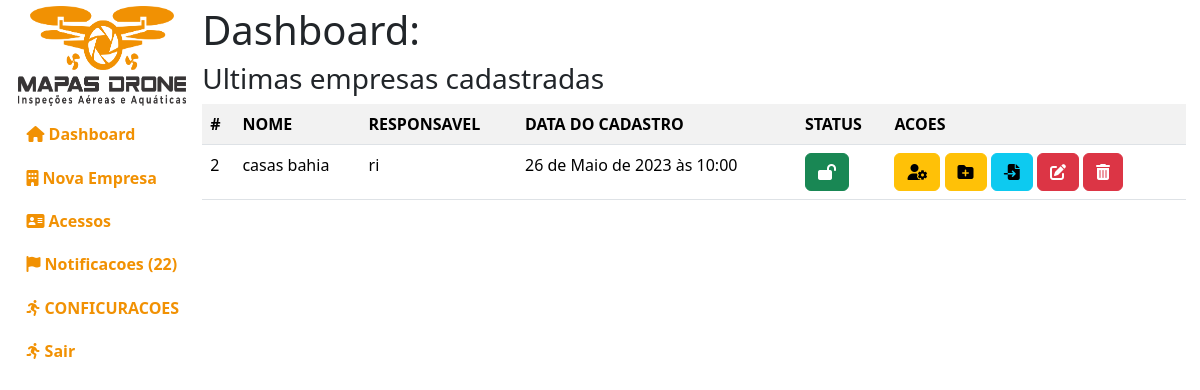
The page /administracao/ (signed in) on the database as committed earlier.
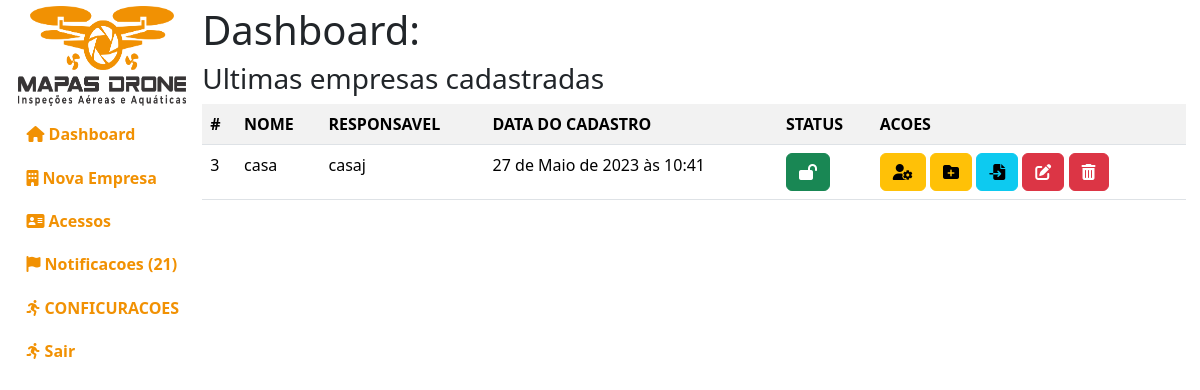
The same page on the database as committed later.
### empresa/models.py (models this page shows, shortened)
class Empresa(models.Model):
    cnpj = models.CharField(max_length=18, default="", unique=True)
    slug_da_empresa = models.CharField(max_length=255, default="", unique=True)
    nome_da_empresa = models.CharField(max_length=255, default="", unique=True)
    nome_do_responsavel = models.CharField(
        max_length=255, default="", unique=True)
    telefone = models.CharField(max_length=16, default="", unique=True)
    pasta = models.CharField(max_length=255, default="")
    criado = models.DateTimeField(default=timezone.now)
    ativo = models.BooleanField(default=True)
    class Meta:
        db_table = "empresa"
        verbose_name = "Empresa"
        verbose_name_plural = "Empresas"
        ordering = ["-id"]

### administracao/views.py (the view)
# urls.py: path("", views.index),
def index(request):
    if request.user.is_authenticated and request.user.is_superuser:
        empresas = Empresa.objects.all()
        notificacoes = pega_notificacoes()
        context = {"empresas": empresas, "notificacoes": notificacoes}
        return render(request, "administracao/public/home.html", context)
    info(request, msg="Voce nao tem permissao para acessar essa pagina!")
    return redirect("/")

### administracao/views.py (called while the page is built)
def pega_notificacoes():
    notificacoes = Notificacoes.objects.all()
    return notificacoes

### templates/administracao/public/home.html (shortened to what this page needs)
{% extends 'base.html' %}
{% load static %}
{% load django_bootstrap5 %}
{% block css %}
<link rel="stylesheet" href="{% static 'index/css/administracao.css' %}">
{% endblock %}
{% block ld %}
<h1>Dashboard:</h1>
<div class="ultimas-empresas">
    {% if empresas %}
        <h3>Ultimas empresas cadastradas</h3>
        <table class="table table-striped">
            <tr>
                <th>#</th>
                <th>NOME</th>
                <th>RESPONSAVEL</th>
                <th>DATA DO CADASTRO</th>
                <th>STATUS</th>
                <th>ACOES</th>
            </tr>
            {% for empresa in empresas%}
            <tr>
                <td>{{empresa.id}}</td>
                <td>{{empresa.nome_da_empresa}}</td>
                <td>{{empresa.nome_do_responsavel}}</td>
                <td>{{empresa.criado}}</td>
                <td>
                    {% if empresa.ativo %}
                        <a class="btn btn-success" href="/empresa/ativar/{{empresa.id}}/desativar/"
                            data-toggle="tooltip" data-placement="top" title="Ativa/Desativar empresa">
                            <i class="fa-solid fa-lock-open"></i>
                        </a>
                    {% else %}
                        <a class="btn btn-danger" href="/empresa/ativar/{{empresa.id}}/ativar/"
                            data-toggle="tooltip" data-placement="top" title="Ativa/Desativar empresa">
                            <i class="fa-solid fa-lock"></i>
                        </a>
                    {% endif %}
                </td>
                <td>
                    <a class="btn btn-warning" href="usuarios/{{empresa.slug_da_empresa}}"
                        data-toggle="tooltip" data-placement="top" title="Gerenciar usuarios">
                        <i class="fa-solid fa-user-gear"></i>
                    </a>
                    <a class="btn btn-warning" href="projetos/{{empresa.slug_da_empresa}}"
                        data-toggle="tooltip" data-placement="top" title="Gerenciar Projetos">
                        <i class="fa-solid fa-folder-plus"></i>
                    </a>
                    <a class="btn btn-info" href="arquivos/{{empresa.slug_da_empresa}}/"
                        data-toggle="tooltip" data-placement="top" title="Gerenciar Arquivos">
                        <i class="fa-solid fa-file-import"></i>
                    </a>
                    <a class="btn btn-danger" href="/empresa/editar/{{empresa.id}}"
                        data-toggle="tooltip" data-placement="top" title="Editar empresa">
                        <i class="fa-solid fa-pen-to-square"></i>
                    </a>
                    <a class="btn btn-danger" href="/empresa/excluir/{{empresa.id}}"
                    data-toggle="tooltip" data-placement="top" title="Excluir empresa">
                        <i class="fa-solid fa-trash-can"></i>
                    </a>
                </td>
            </tr>
            {% endfor %}
        </table>
    {% else %}
        <div class="alert alert-danger">Não possue empresas cadastradas</div>
    {% endif %}
</div>
{% endblock %}

### templates/base.html (shortened to what this page needs)
{% load static %}
{% load django_bootstrap5 %}
<!DOCTYPE html>
<html lang="pt-BR">
<head>
    {% bootstrap_css %}
    <link rel="stylesheet" href="{% static 'index/css/all.min.css' %}" />
    <link rel="stylesheet" href="{% static 'index/css/index.css' %}" />
    {% block css %}
    {% endblock %}
</head>
<body>
    <div class="le">
        {% block le %}
            {% include 'administracao/lateral-esquerda.html' %}
        {% endblock %}
    </div>
    <div class="ld">
        {% block ld %}
        {% endblock %}
    </div>
</body>
</html>

### templates/administracao/lateral-esquerda.html
{% load static %}
<div class="lateral-esquerda">
    <div class="logo">
        <img src="{% static 'index/images/logo.png' %}" width="100%" height="100" alt="">
    </div>
    <a href="/">
        <i class="fa-solid fa-house"></i>
        <span>Dashboard</span>
    </a>
    {% if request.user.is_superuser %}
        <a href="{% url 'nova_empresa-empresa' %}">
            <i class="fa-solid fa-building"></i>
            <span>Nova Empresa</span>
        </a>
        <a href="/administracao/niveis/">
            <i class="fa-solid fa-address-card"></i>
            <span>Acessos</span>
        </a>
        <a href="/administracao/notificacoes/">
            <i class="fa-solid fa-flag"></i>
            <span>Notificacoes ({{notificacoes|length}})</span>
        </a>
    {% endif %}
    <a href="">
        <i class="fa-solid fa-person-running"></i>
        <span>CONFICURACOES</span>
    </a>
    <a href="{% url 'logout-index' %}">
        <i class="fa-solid fa-person-running"></i>
        <span>Sair</span>
    </a>
</div>

### index/static/index/css/index.css (style rules this page uses)
body { overflow:hidden; }

### index/static/index/css/administracao.css (style rules this page uses)
div.le, div.ld { display:inline-block; height: 100vh; padding:0.5%; overflow: auto; }
div.le { width: 15%; border-radius:10px; margin-left:1%; }
div.le div.logo { margin-bottom: 5%; }
div.le a { display: block; height:40px; line-height: 40px; margin-bottom:2%; padding-left:5%; font-weight: bold; color:#f19103; text-decoration:none; }
div.ld { width: 83%; background-color:#fff; }

Rows that differ between the two databases and show on the page:
removed Empresa: id "2", nome_da_empresa "casas bahia", nome_do_responsavel "ri", criado "26 de Maio de 2023 às 10:00"
added Empresa: id "3", nome_da_empresa "casa", nome_do_responsavel "casaj", criado "27 de Maio de 2023 às 10:41"
Other text that changed with them:
{{ notificacoes|length }}: "22" → "21"
